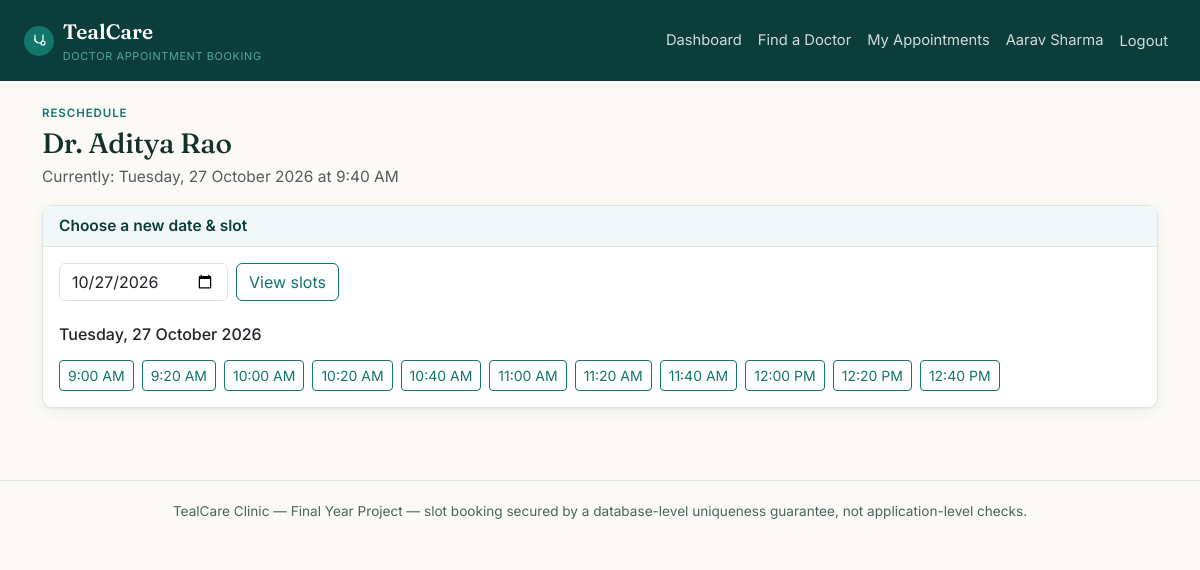
Screenshot of /patient/appointments/17/reschedule (signed in) with the database file from the repository.
### tables this page shows
CREATE TABLE users (
    id INT AUTO_INCREMENT PRIMARY KEY,
    role ENUM('admin','doctor','patient') NOT NULL,
    name VARCHAR(150) NOT NULL,
    email VARCHAR(190) NOT NULL UNIQUE,
    password_hash VARCHAR(255) NOT NULL,
    phone VARCHAR(20) NULL,
     
    staff_code VARCHAR(20) NULL UNIQUE,
     
     
    status ENUM('active','suspended') NOT NULL DEFAULT 'active',
    reset_token VARCHAR(64) NULL,
    reset_token_expires_at DATETIME NULL,
    created_at TIMESTAMP NOT NULL DEFAULT CURRENT_TIMESTAMP
);

CREATE TABLE appointments (
    id INT AUTO_INCREMENT PRIMARY KEY,
    patient_id INT NOT NULL,
    doctor_id INT NOT NULL,
     
     
    reservation_id INT NULL,
    appointment_date DATE NOT NULL,
    start_time TIME NOT NULL,
    end_time TIME NOT NULL,
    status ENUM('booked','completed','cancelled','no_show') NOT NULL DEFAULT 'booked',
    notes TEXT NULL,
    cancelled_by VARCHAR(20) NULL,
     
     
    is_stress_test TINYINT(1) NOT NULL DEFAULT 0,
    created_at TIMESTAMP NOT NULL DEFAULT CURRENT_TIMESTAMP,
    updated_at TIMESTAMP NOT NULL DEFAULT CURRENT_TIMESTAMP ON UPDATE CURRENT_TIMESTAMP,
    FOREIGN KEY (patient_id) REFERENCES users(id),
    FOREIGN KEY (doctor_id) REFERENCES doctors(id),
    FOREIGN KEY (reservation_id) REFERENCES slot_reservations(id) ON DELETE SET NULL,
    INDEX idx_doctor_date (doctor_id, appointment_date),
    INDEX idx_patient (patient_id)
);

CREATE TABLE doctor_weekly_availability (
    id INT AUTO_INCREMENT PRIMARY KEY,
    doctor_id INT NOT NULL,
    day_of_week TINYINT NOT NULL,
    start_time TIME NOT NULL,
    end_time TIME NOT NULL,
    slot_duration_minutes INT NOT NULL DEFAULT 20,
    created_at TIMESTAMP NOT NULL DEFAULT CURRENT_TIMESTAMP,
    FOREIGN KEY (doctor_id) REFERENCES doctors(id) ON DELETE CASCADE,
    INDEX idx_doctor_dow (doctor_id, day_of_week)
);

### app/views/patient/reschedule.php (the view, shortened to what the rows shown need)
<p class="eyebrow mb-1">Reschedule</p>
<h1 class="h3 mb-1"><?= htmlspecialchars($appointment['doctor_name'], ENT_QUOTES) ?></h1>
<p class="text-muted">Currently: <?= date('l, j F Y', strtotime($appointment['appointment_date'])) ?> at <?= date('g:i A', strtotime($appointment['start_time'])) ?></p>
<div class="card card-tc mt-3">
    <div class="card-header">Choose a new date &amp; slot</div>
    <div class="card-body">
        <form method="get" action="<?= Router::url('/patient/appointments/' . $appointment['id'] . '/reschedule') ?>" class="row g-2 mb-4">
            <div class="col-auto">
                <input type="date" name="date" class="form-control" value="<?= htmlspecialchars($date, ENT_QUOTES) ?>" min="<?= date('Y-m-d') ?>">
            </div>
            <div class="col-auto"><button class="btn btn-outline-tc">View slots</button></div>
        </form>
        <h6 class="mb-3"><?= date('l, j F Y', strtotime($date)) ?></h6>
        <?php if ($data['full_day_leave']): ?>
            <p class="text-muted">Doctor is on leave this day &mdash; try another date.</p>
        <?php else: ?>
            <?php $openSlots = array_filter($data['slots'], fn($s) => $s['status'] === 'open'); ?>
            <?php if (empty($openSlots)): ?>
                <p class="text-muted">No open slots on this date.</p>
            <?php else: ?>
                <div class="d-flex flex-wrap gap-2">
                    <?php foreach ($openSlots as $slot): ?>
                        <form method="post" action="<?= Router::url('/patient/appointments/' . $appointment['id'] . '/reschedule') ?>">
                            <button type="submit" class="btn btn-sm btn-outline-tc" onclick="return confirm('Move this appointment to <?= date('g:i A', strtotime($slot['start'])) ?> on <?= htmlspecialchars($date, ENT_QUOTES) ?>?');">
                                <?= date('g:i A', strtotime($slot['start'])) ?>
                            </button>
                        </form>
                    <?php endforeach; ?>
                </div>
            <?php endif; ?>
        <?php endif; ?>
    </div>
</div>

### core/Router.php (shortened to what the rows shown need)
<?php
class Router
{
    private array $routes = ['GET' => [], 'POST' => []];
    private static string $basePath = '';
    public static function setBasePath(string $path): void
    {
        self::$basePath = rtrim($path, '/');
    }
    public static function url(string $path = ''): string
    {
        return self::$basePath . $path;
    }
    public function get(string $pattern, array $handler): void
    {
        $this->routes['GET'][$pattern] = $handler;
    }
    public function post(string $pattern, array $handler): void
    {
        $this->routes['POST'][$pattern] = $handler;
    }
    public function dispatch(string $method, string $uri): void
    {
        $path = parse_url($uri, PHP_URL_PATH) ?? '/';
        $path = rtrim($path, '/');
        foreach ($this->routes[$method] ?? [] as $pattern => $handler) {
            $params = $this->match($pattern, $path);
            if ($params !== null) {
                [$controllerClass, $action] = $handler;
                $controller = new $controllerClass();
                call_user_func_array([$controller, $action], $params);
                return;
            }
        }
    }
    private function match(string $pattern, string $path): ?array
    {
        $regex = preg_replace('#\{[a-zA-Z_]+\}#', '([^/]+)', $pattern);
        $regex = rtrim($regex, '/');
        if ($regex === '') {
            $regex = '/';
        }
        if (!preg_match('#^' . $regex . '$#', $path, $matches)) {
            return null;
        }
        array_shift($matches);
        return $matches;
    }
}

### app/views/partials/header.php (shortened to what the rows shown need)
<?php
$currentUser = Auth::user();
?>
<!doctype html>
<html lang="en">
<head>
    <link href="https://cdn.jsdelivr.net/npm/bootstrap@5.3.3/dist/css/bootstrap.min.css" rel="stylesheet">
    <link href="<?= Router::url('/assets/css/style.css') ?>" rel="stylesheet">
</head>
<body>
<nav class="navbar navbar-expand-lg navbar-tc">
    <div class="container-fluid px-3 px-lg-4">
        <a class="navbar-brand" href="<?= Router::url($currentUser ? \App\Controllers\AuthController::roleHome($currentUser['role']) : '/login') ?>">
            <span class="brand-mark">
            </span>
            <span>TealCare<small>Doctor Appointment Booking</small></span>
        </a>
        <div class="collapse navbar-collapse" id="navMain">
            <ul class="navbar-nav ms-auto align-items-lg-center">
                <?php if ($currentUser && $currentUser['role'] === 'admin'): ?>
                    <li class="nav-item"><a class="nav-link" href="<?= Router::url('/admin/dashboard') ?>">Dashboard</a></li>
                    <li class="nav-item"><a class="nav-link" href="<?= Router::url('/admin/doctors') ?>">Doctors</a></li>
                    <li class="nav-item"><a class="nav-link" href="<?= Router::url('/admin/specializations') ?>">Specializations</a></li>
                    <li class="nav-item"><a class="nav-link" href="<?= Router::url('/admin/board') ?>">Today's Board</a></li>
                    <li class="nav-item"><a class="nav-link" href="<?= Router::url('/admin/appointments') ?>">Appointments</a></li>
                    <li class="nav-item"><a class="nav-link" href="<?= Router::url('/admin/patients') ?>">Patients</a></li>
                    <li class="nav-item"><a class="nav-link" href="<?= Router::url('/admin/stress-test') ?>">Stress Test</a></li>
                    <li class="nav-item"><a class="nav-link" href="<?= Router::url('/admin/audit-log') ?>">Audit &amp; Reports</a></li>
                <?php elseif ($currentUser): ?>
                    <li class="nav-item"><a class="nav-link" href="<?= Router::url('/patient/dashboard') ?>">Dashboard</a></li>
                    <li class="nav-item"><a class="nav-link" href="<?= Router::url('/patient/doctors') ?>">Find a Doctor</a></li>
                    <li class="nav-item"><a class="nav-link" href="<?= Router::url('/patient/appointments') ?>">My Appointments</a></li>
                <?php endif; ?>
                <?php if ($currentUser): ?>
                    <li class="nav-item"><a class="nav-link" href="<?= Router::url('/account') ?>"><?= htmlspecialchars($currentUser['name'], ENT_QUOTES) ?></a></li>
                    <li class="nav-item">
                        <form method="post" action="<?= Router::url('/logout') ?>" class="d-inline">
                            <button type="submit" class="btn btn-link nav-link" style="border:0;">Logout</button>
                        </form>
                    </li>
                <?php else: ?>
                    <li class="nav-item"><a class="nav-link" href="<?= Router::url('/login') ?>">Login</a></li>
                    <li class="nav-item"><a class="nav-link" href="<?= Router::url('/register') ?>">Register</a></li>
                <?php endif; ?>
            </ul>
        </div>
    </div>
</nav>
<div class="container py-4">

### rows the page displays
users: name "Aarav Sharma"
appointments: users.name "Dr. Aditya Rao", appointment_date "Tuesday, 27 October 2026", start_time "9:40 AM"
doctor_weekly_availability: start_time "9:00 AM", start "12:40 PM"

### other values shown
date('l, j F Y', strtotime($date)) "Tuesday, 27 October 2026"
date('g:i A', strtotime($slot['start'])) "9:20 AM"
date('g:i A', strtotime($slot['start'])) "10:00 AM"
date('g:i A', strtotime($slot['start'])) "10:20 AM"
date('g:i A', strtotime($slot['start'])) "10:40 AM"
date('g:i A', strtotime($slot['start'])) "11:00 AM"
date('g:i A', strtotime($slot['start'])) "11:20 AM"
date('g:i A', strtotime($slot['start'])) "11:40 AM"
date('g:i A', strtotime($slot['start'])) "12:00 PM"
date('g:i A', strtotime($slot['start'])) "12:20 PM"
